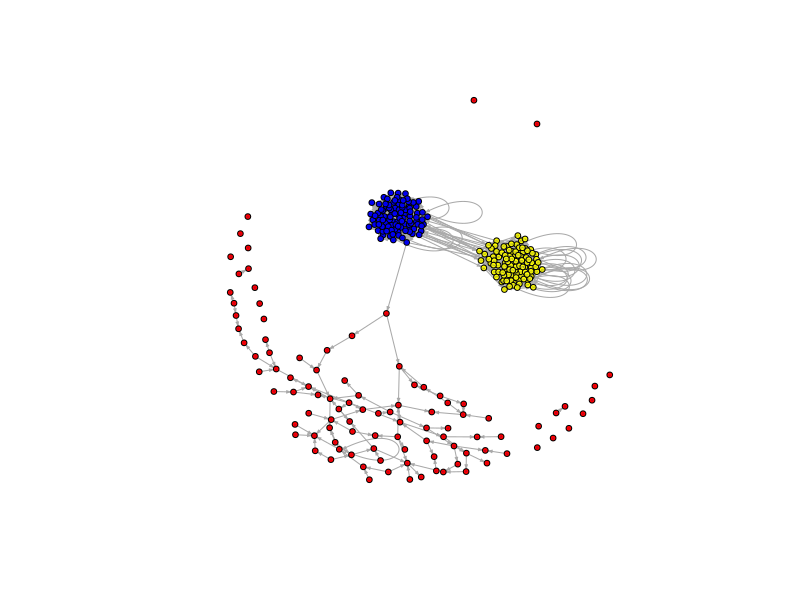

Here is the R script that generated this plot: (Note: this script raises an error after producing the figure.)
amat <- matrix(ncol = 300, nrow = 300)
amat[1:100,1:100] <- matrix(runif(10000) < .01, ncol = 100) ## north to north
amat[101:200,101:200] <- matrix(runif(10000) < .1, ncol = 100) ## south to south
amat[201:300,201:300] <- matrix(runif(10000) < .1, ncol = 100) ## southwest to southwest
###
amat[1:100,101:200] <- matrix(runif(10000) < 0.0000001, ncol = 100) ## north to south 
amat[101:200, 1:100] <- matrix(runif(10000) < 0.000001, ncol = 100) ## south to north
amat[201:300, 1:100] <- matrix(runif(10000) < .0001, ncol = 100) ## sw to north 
amat[1:100,201:300] <- matrix(runif(10000) < .0001, ncol = 100) ## North to SW farmers
amat[201:300,101:200] <- matrix(runif(10000) < .001, ncol = 100) ## SW to S farmers
amat[101:200,201:300] <- matrix(runif(10000) < .001, ncol = 100) ## S to SW farmers
amat2 <- amat*1
library(igraph)
amat3 <- graph_from_adjacency_matrix(amat2)
V(amat3)$size <- 3
colrs <- c(rep("red", 100), rep("yellow", 100), rep("blue", 100))
V(amat3)$color <- colrs
new.layout <- layout_with_fr(amat3)
plot(amat3, edge.arrow.size = .2, vertex.label.cex = .1, layout = new.layout)
amat3 <- set_vertex_attr(amat3, "Region", index = V(amat3), Region)


